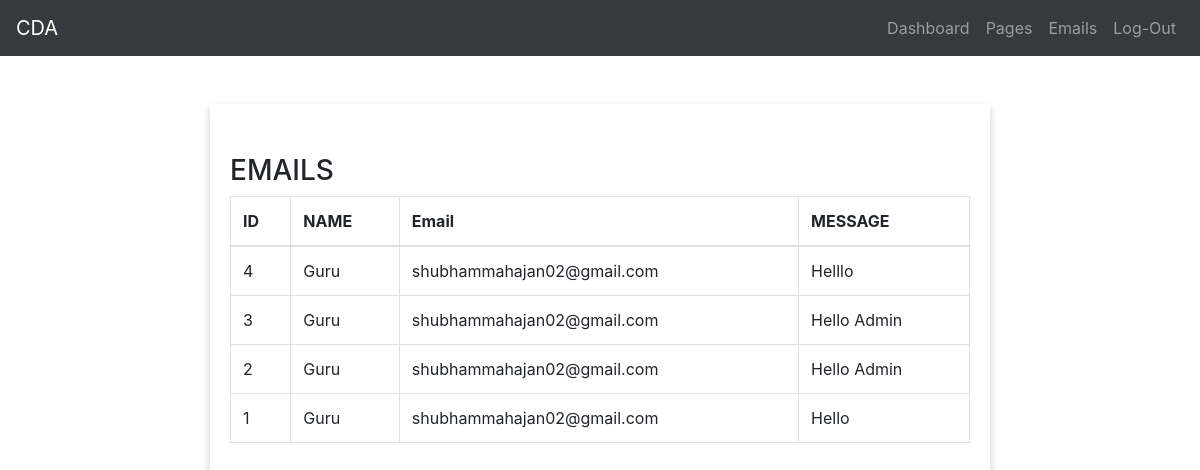
Screenshot of /panel/emails.php (signed in) with the database file from the repository.
### tables this page shows
CREATE TABLE `emails` (
  `id` int(11) NOT NULL,
  `name` varchar(100) NOT NULL,
  `email` varchar(100) NOT NULL,
  `msg` varchar(255) NOT NULL
);

### panel/emails.php (the view, shortened to what this page needs)
<?php
require_once('config.php');
?>
<!DOCTYPE html>
<html lang="en">
<head>
  <link rel="stylesheet" href="https://maxcdn.bootstrapcdn.com/bootstrap/4.5.0/css/bootstrap.min.css">
  <link rel="stylesheet" href="css/style.css" />
</head>
<body>
<nav class="navbar navbar-expand-sm bg-dark navbar-dark">
  <a class="navbar-brand" href="#">CDA</a>
                <div class="collapse navbar-collapse" id="collapsibleNavbar" >
                    <ul class="navbar-nav ml-auto"  >
                        <li class="nav-item " ><a class="nav-link"  href="index.php">Dashboard</a></li>
                        <li class="nav-item " ><a class="nav-link"  href="pages.php">Pages</a></li>
                        <li class="nav-item"><a class="nav-link " href="emails.php">Emails</a></li>
                        <li class="nav-item"><a class="nav-link " href="logout.php">Log-Out</a></li>
                    </ul>
                </div>
</nav>
<br>
<br>
<main class="container-fluid">
<div class="row">
     <div class="col-md-2"></div>
    <div class="col-md-8 contentSection" >
        <h3>EMAILS</h3>
        <table class="table table-bordered">
            <thead>
                <tr>
                <th>ID</th>
                <th>NAME</th>
                <th>Email</th>
                <th>MESSAGE</th>
                </tr>
            </thead>
            <tbody>
            <?php
            $sql = "SELECT * FROM emails ORDER BY id DESC";
            $query = mysqli_query($conn,$sql) or die("Error:" . mysqli_error($conn));
            if(mysqli_num_rows($query) > 0){
                while($row = mysqli_fetch_assoc($query)){
                 ?>
                <tr>
                    <td><?php echo $row['id']?></td>
                    <td><?php echo $row['name']?></td>
                    <td><?php echo $row['email']?></td>
                    <td><?php echo $row['msg']?></td>
                </tr>
            <?php
                }
                }
            ?>
            </tbody>
        </table>
    </div>
    </div>
</main>
</body>
</html>

### panel/css/style.css (style rules this page uses)
.row { margin-left:0px!important; margin-right:0px!important; }
.contentSection { padding:50px 20px; box-shadow: 0 4px 8px 0 rgba(0, 0, 0, 0.2); }

### rows the page displays
emails: id "4", name "Guru", email "shubhammahajan02@gmail.com", msg "Helllo"
emails: id "3", name "Guru", email "shubhammahajan02@gmail.com", msg "Hello Admin"
emails: id "2", name "Guru", email "shubhammahajan02@gmail.com", msg "Hello Admin"
emails: id "1", name "Guru", email "shubhammahajan02@gmail.com", msg "Hello"
